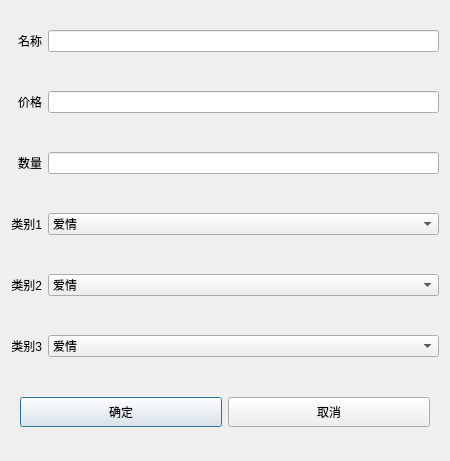
<?xml version="1.0" encoding="UTF-8"?>
<ui version="4.0">
 <class>Dlg_BookAU</class>
 <widget class="QDialog" name="Dlg_BookAU">
  <property name="geometry">
   <rect>
    <x>0</x>
    <y>0</y>
    <width>450</width>
    <height>461</height>
   </rect>
  </property>
  <property name="windowTitle">
   <string>Dialog</string>
  </property>
  <layout class="QGridLayout" name="gridLayout_2">
   <item row="0" column="0">
    <widget class="QLabel" name="label">
     <property name="minimumSize">
      <size>
       <width>0</width>
       <height>50</height>
      </size>
     </property>
     <property name="text">
      <string>名称</string>
     </property>
     <property name="alignment">
      <set>Qt::AlignRight|Qt::AlignTrailing|Qt::AlignVCenter</set>
     </property>
    </widget>
   </item>
   <item row="0" column="1">
    <widget class="QLineEdit" name="le_name"/>
   </item>
   <item row="1" column="0">
    <widget class="QLabel" name="label_2">
     <property name="minimumSize">
      <size>
       <width>0</width>
       <height>50</height>
      </size>
     </property>
     <property name="text">
      <string>价格</string>
     </property>
     <property name="alignment">
      <set>Qt::AlignRight|Qt::AlignTrailing|Qt::AlignVCenter</set>
     </property>
    </widget>
   </item>
   <item row="1" column="1">
    <widget class="QLineEdit" name="le_price"/>
   </item>
   <item row="2" column="0">
    <widget class="QLabel" name="label_6">
     <property name="minimumSize">
      <size>
       <width>0</width>
       <height>50</height>
      </size>
     </property>
     <property name="text">
      <string>数量</string>
     </property>
     <property name="alignment">
      <set>Qt::AlignRight|Qt::AlignTrailing|Qt::AlignVCenter</set>
     </property>
    </widget>
   </item>
   <item row="2" column="1">
    <widget class="QLineEdit" name="le_cnt"/>
   </item>
   <item row="3" column="0">
    <widget class="QLabel" name="label_3">
     <property name="minimumSize">
      <size>
       <width>0</width>
       <height>50</height>
      </size>
     </property>
     <property name="text">
      <string>类别1</string>
     </property>
     <property name="alignment">
      <set>Qt::AlignRight|Qt::AlignTrailing|Qt::AlignVCenter</set>
     </property>
    </widget>
   </item>
   <item row="3" column="1">
    <widget class="QComboBox" name="cb1">
     <item>
      <property name="text">
       <string>爱情</string>
      </property>
     </item>
     <item>
      <property name="text">
       <string>数学</string>
      </property>
     </item>
     <item>
      <property name="text">
       <string>动作</string>
      </property>
     </item>
     <item>
      <property name="text">
       <string>历史</string>
      </property>
     </item>
     <item>
      <property name="text">
       <string>人文</string>
      </property>
     </item>
    </widget>
   </item>
   <item row="4" column="0">
    <widget class="QLabel" name="label_4">
     <property name="minimumSize">
      <size>
       <width>0</width>
       <height>50</height>
      </size>
     </property>
     <property name="text">
      <string>类别2</string>
     </property>
     <property name="alignment">
      <set>Qt::AlignRight|Qt::AlignTrailing|Qt::AlignVCenter</set>
     </property>
    </widget>
   </item>
   <item row="4" column="1">
    <widget class="QComboBox" name="cb2">
     <item>
      <property name="text">
       <string>爱情</string>
      </property>
     </item>
     <item>
      <property name="text">
       <string>数学</string>
      </property>
     </item>
     <item>
      <property name="text">
       <string>动作</string>
      </property>
     </item>
     <item>
      <property name="text">
       <string>历史</string>
      </property>
     </item>
     <item>
      <property name="text">
       <string>人文</string>
      </property>
     </item>
    </widget>
   </item>
   <item row="5" column="0">
    <widget class="QLabel" name="label_5">
     <property name="minimumSize">
      <size>
       <width>0</width>
       <height>50</height>
      </size>
     </property>
     <property name="text">
      <string>类别3</string>
     </property>
     <property name="alignment">
      <set>Qt::AlignRight|Qt::AlignTrailing|Qt::AlignVCenter</set>
     </property>
    </widget>
   </item>
   <item row="5" column="1">
    <widget class="QComboBox" name="cb3">
     <item>
      <property name="text">
       <string>爱情</string>
      </property>
     </item>
     <item>
      <property name="text">
       <string>数学</string>
      </property>
     </item>
     <item>
      <property name="text">
       <string>动作</string>
      </property>
     </item>
     <item>
      <property name="text">
       <string>历史</string>
      </property>
     </item>
     <item>
      <property name="text">
       <string>人文</string>
      </property>
     </item>
    </widget>
   </item>
   <item row="6" column="0" colspan="2">
    <widget class="QWidget" name="widget" native="true">
     <property name="maximumSize">
      <size>
       <width>16777215</width>
       <height>60</height>
      </size>
     </property>
     <layout class="QGridLayout" name="gridLayout">
      <item row="0" column="0">
       <widget class="QPushButton" name="btn_ok">
        <property name="minimumSize">
         <size>
          <width>0</width>
          <height>30</height>
         </size>
        </property>
        <property name="text">
         <string>确定</string>
        </property>
       </widget>
      </item>
      <item row="0" column="1">
       <widget class="QPushButton" name="btn_cancel">
        <property name="minimumSize">
         <size>
          <width>0</width>
          <height>30</height>
         </size>
        </property>
        <property name="text">
         <string>取消</string>
        </property>
       </widget>
      </item>
     </layout>
    </widget>
   </item>
  </layout>
 </widget>
 <resources/>
 <connections/>
</ui>
